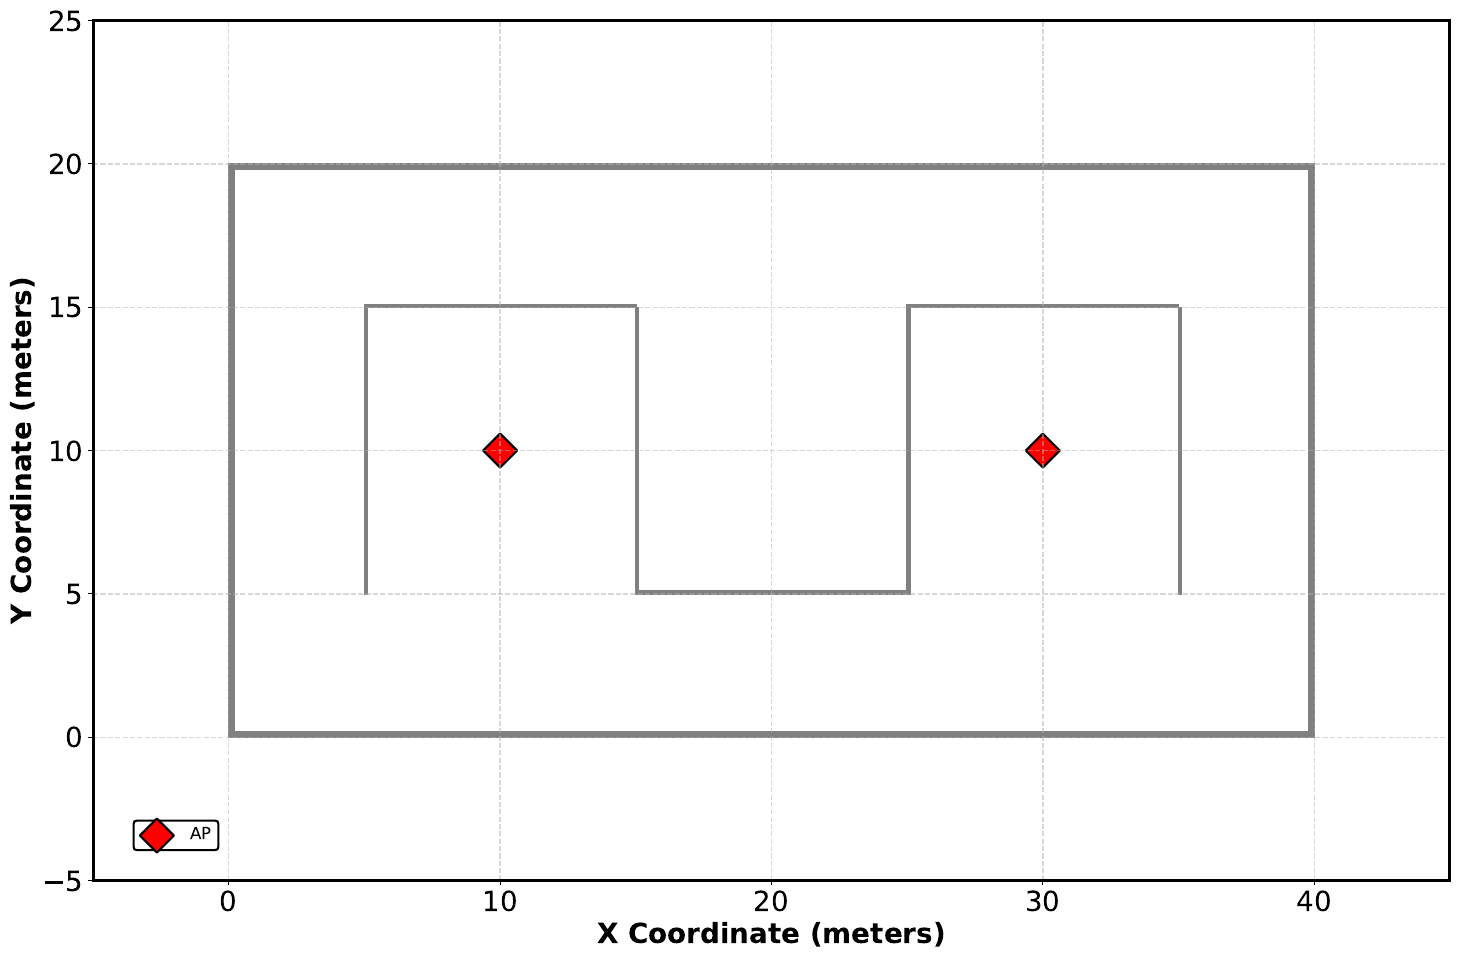

Reproduce this figure in Python.
import matplotlib.pyplot as plt
from matplotlib.patches import Rectangle

# Set global style parameters
plt.rcParams.update({
    'font.size': 20,
    'axes.labelsize': 20,
    'axes.titlesize': 25,
    'xtick.labelsize': 20,
    'ytick.labelsize': 20,
    'legend.fontsize': 12,
    'axes.linewidth': 2,
    'grid.linewidth': 1,
    'lines.markersize': 12,
    'lines.markeredgewidth': 1.5
})

# Set up the figure
plt.figure(figsize=(15, 10), dpi=300)

# Create grids and labels
plt.grid(True, which='both', linestyle='--', alpha=0.5)
plt.xlabel('X Coordinate (meters)', fontweight='bold')
plt.ylabel('Y Coordinate (meters)', fontweight='bold')
# plt.title('Indoor Office Scenario with 4 BSS Groups', fontweight='bold', pad=20)

# Set dimensions based on the diagram (D/4 and L)
W = 20  
L = 40  
plt.xlim(-5, L+5)
plt.ylim(-5, W+5)

# Add solid walls (exterior)
building_wall_thickness = 0.2
wall_color = 'gray'
plt.gca().add_patch(Rectangle((0, 0), building_wall_thickness, W, color=wall_color))  # Left wall
plt.gca().add_patch(Rectangle((L-building_wall_thickness, 0), building_wall_thickness, W, color=wall_color))  # Right wall
plt.gca().add_patch(Rectangle((0, 0), L, building_wall_thickness, color=wall_color))  # Bottom wall
plt.gca().add_patch(Rectangle((0, W-building_wall_thickness), L, building_wall_thickness, color=wall_color))  # Top wall

# Add dashed interior walls (D/4 spacing)
room_wall_thickness = 0.1
plt.gca().add_patch(Rectangle((5, 5), room_wall_thickness, 10, color=wall_color))
plt.gca().add_patch(Rectangle((5, 15), 10, room_wall_thickness, color=wall_color))  
plt.gca().add_patch(Rectangle((15, 5), room_wall_thickness, 10, color=wall_color))
plt.gca().add_patch(Rectangle((15, 5), 10, room_wall_thickness, color=wall_color))  
plt.gca().add_patch(Rectangle((25, 5), room_wall_thickness, 10, color=wall_color))
plt.gca().add_patch(Rectangle((25, 15), 10, room_wall_thickness, color=wall_color))
plt.gca().add_patch(Rectangle((35, 5), room_wall_thickness, 10, color=wall_color))
# plt.gca().add_patch(Rectangle((0, 3*W/4), L, room_wall_thickness, color=wall_color))  
# plt.gca().add_patch(Rectangle((L/3, 0), room_wall_thickness, W, color=wall_color))  
# plt.gca().add_patch(Rectangle((2*L/3, 0), room_wall_thickness, W, color=wall_color))  
# plt.gca().add_patch(Rectangle((0, W/4), L, room_wall_thickness, color=wall_color))  
# plt.gca().add_patch(Rectangle((0, 3*W/4), L, room_wall_thickness, color=wall_color))  
# plt.gca().add_patch(Rectangle((L/3, 0), room_wall_thickness, W, color=wall_color))  

# Define positions for APs and STAs

# BSS 
ap = [(10, 10), (30, 10)]

# Plot APs (diamonds)
plt.scatter(*zip(*ap), marker='D', s=300, c='red', edgecolor='black', linewidths=1.5, label='AP')

# Add legend
legend = plt.legend(loc='lower left',
                   bbox_to_anchor=(0.02, 0.02),
                   handletextpad=1.0,
                   handlelength=2.0,
                   borderaxespad=0.8,
                   labelspacing=1.2,
                   framealpha=1,
                   edgecolor='black')

# Make legend background visible
legend.get_frame().set_facecolor('white')
legend.get_frame().set_linewidth(1.5)

# Adjust layout
plt.tight_layout()

# Save as PDF
plt.savefig('indoor-random-walk-scenario.pdf',
           bbox_inches='tight',
           dpi=300,
    	   format='pdf')
plt.close()

print("Plot saved as 'indoor-random-walk-scenario.pdf'")
